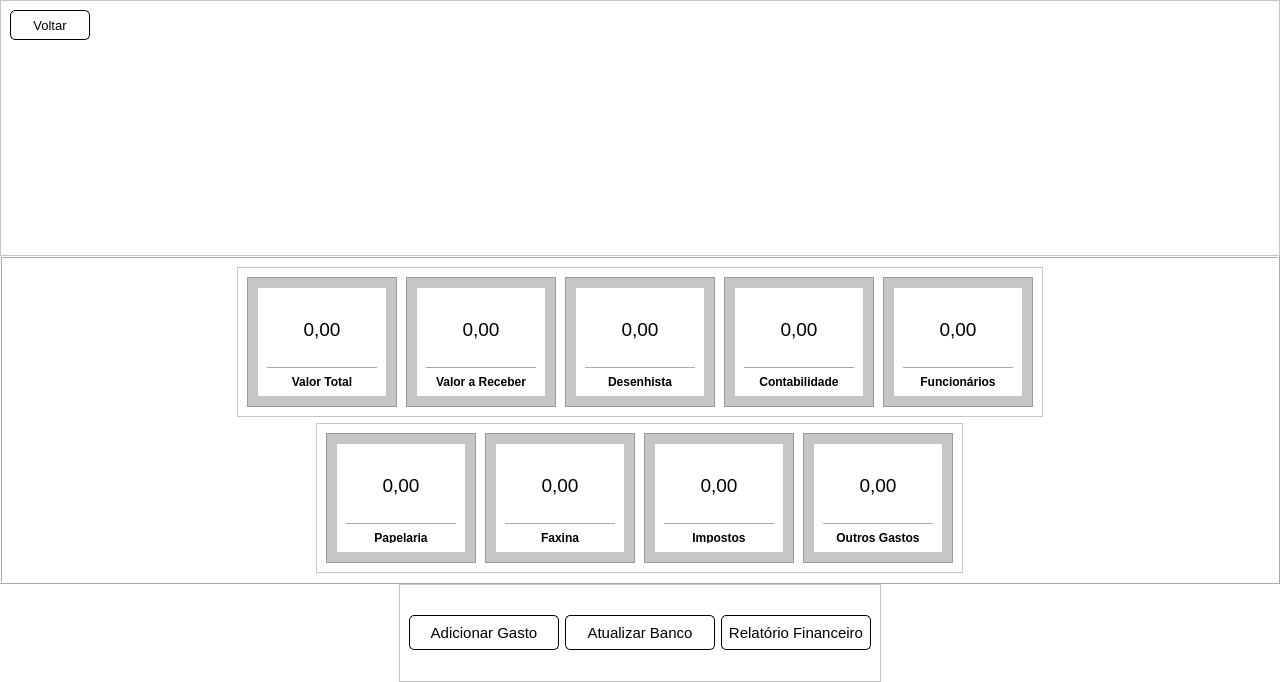
<?xml version="1.0" encoding="UTF-8"?>
<ui version="4.0">
 <class>MainWindow</class>
 <widget class="QMainWindow" name="MainWindow">
  <property name="enabled">
   <bool>true</bool>
  </property>
  <property name="geometry">
   <rect>
    <x>0</x>
    <y>0</y>
    <width>1280</width>
    <height>682</height>
   </rect>
  </property>
  <property name="windowTitle">
   <string>MainWindow</string>
  </property>
  <property name="layoutDirection">
   <enum>Qt::LeftToRight</enum>
  </property>
  <property name="styleSheet">
   <string notr="true">background-color: rgb(255, 255, 255);</string>
  </property>
  <property name="tabShape">
   <enum>QTabWidget::Rounded</enum>
  </property>
  <widget class="QWidget" name="centralwidget">
   <layout class="QVBoxLayout" name="verticalLayout">
    <property name="spacing">
     <number>0</number>
    </property>
    <property name="leftMargin">
     <number>0</number>
    </property>
    <property name="topMargin">
     <number>0</number>
    </property>
    <property name="rightMargin">
     <number>0</number>
    </property>
    <property name="bottomMargin">
     <number>0</number>
    </property>
    <item>
     <widget class="QFrame" name="superior">
      <property name="frameShape">
       <enum>QFrame::StyledPanel</enum>
      </property>
      <property name="frameShadow">
       <enum>QFrame::Raised</enum>
      </property>
      <layout class="QVBoxLayout" name="verticalLayout_2">
       <item>
        <widget class="QPushButton" name="btn_voltar">
         <property name="minimumSize">
          <size>
           <width>80</width>
           <height>30</height>
          </size>
         </property>
         <property name="maximumSize">
          <size>
           <width>80</width>
           <height>30</height>
          </size>
         </property>
         <property name="font">
          <font>
           <pointsize>10</pointsize>
          </font>
         </property>
         <property name="cursor">
          <cursorShape>PointingHandCursor</cursorShape>
         </property>
         <property name="styleSheet">
          <string notr="true">QPushButton {
	background-color: #ffffff;
	border: 1px solid black;
	border-radius: 5px;
}

QPushButton:hover {
	background-color: rgb(223, 223, 223);
	border: 1px solid black;
	border-radius: 5px;
}

QPushButton:pressed {
	background-color: rgb(200, 200, 200);
	border: 1px solid black;
	border-radius: 5px;
}</string>
         </property>
         <property name="text">
          <string>Voltar</string>
         </property>
        </widget>
       </item>
       <item alignment="Qt::AlignHCenter">
        <widget class="QLabel" name="label">
         <property name="minimumSize">
          <size>
           <width>500</width>
           <height>200</height>
          </size>
         </property>
         <property name="maximumSize">
          <size>
           <width>500</width>
           <height>200</height>
          </size>
         </property>
         <property name="text">
          <string/>
         </property>
         <property name="pixmap">
          <pixmap>assets/logo.jpeg</pixmap>
         </property>
         <property name="scaledContents">
          <bool>false</bool>
         </property>
         <property name="alignment">
          <set>Qt::AlignCenter</set>
         </property>
         <property name="wordWrap">
          <bool>false</bool>
         </property>
        </widget>
       </item>
      </layout>
     </widget>
    </item>
    <item>
     <widget class="QFrame" name="dados">
      <property name="frameShape">
       <enum>QFrame::Box</enum>
      </property>
      <property name="frameShadow">
       <enum>QFrame::Raised</enum>
      </property>
      <layout class="QVBoxLayout" name="verticalLayout_4">
       <item alignment="Qt::AlignHCenter">
        <widget class="QFrame" name="frame">
         <property name="maximumSize">
          <size>
           <width>16777215</width>
           <height>150</height>
          </size>
         </property>
         <property name="frameShape">
          <enum>QFrame::StyledPanel</enum>
         </property>
         <property name="frameShadow">
          <enum>QFrame::Raised</enum>
         </property>
         <layout class="QHBoxLayout" name="horizontalLayout">
          <property name="spacing">
           <number>9</number>
          </property>
          <property name="topMargin">
           <number>9</number>
          </property>
          <property name="bottomMargin">
           <number>9</number>
          </property>
          <item>
           <widget class="QFrame" name="frame_2">
            <property name="minimumSize">
             <size>
              <width>150</width>
              <height>0</height>
             </size>
            </property>
            <property name="styleSheet">
             <string notr="true">background-color: rgb(198, 198, 198);</string>
            </property>
            <property name="frameShape">
             <enum>QFrame::StyledPanel</enum>
            </property>
            <property name="frameShadow">
             <enum>QFrame::Raised</enum>
            </property>
            <layout class="QVBoxLayout" name="verticalLayout_6">
             <item>
              <widget class="QFrame" name="frame_5">
               <property name="minimumSize">
                <size>
                 <width>0</width>
                 <height>110</height>
                </size>
               </property>
               <property name="styleSheet">
                <string notr="true">background-color: rgb(255, 255, 255);</string>
               </property>
               <property name="frameShape">
                <enum>QFrame::StyledPanel</enum>
               </property>
               <property name="frameShadow">
                <enum>QFrame::Raised</enum>
               </property>
               <layout class="QVBoxLayout" name="verticalLayout_5">
                <item>
                 <widget class="QLabel" name="valor_total">
                  <property name="font">
                   <font>
                    <pointsize>14</pointsize>
                   </font>
                  </property>
                  <property name="text">
                   <string>0,00</string>
                  </property>
                  <property name="alignment">
                   <set>Qt::AlignCenter</set>
                  </property>
                 </widget>
                </item>
                <item>
                 <widget class="Line" name="line">
                  <property name="orientation">
                   <enum>Qt::Horizontal</enum>
                  </property>
                 </widget>
                </item>
                <item>
                 <widget class="QLabel" name="label_3">
                  <property name="maximumSize">
                   <size>
                    <width>16777215</width>
                    <height>11</height>
                   </size>
                  </property>
                  <property name="font">
                   <font>
                    <family>Arial</family>
                    <pointsize>9</pointsize>
                    <weight>75</weight>
                    <bold>true</bold>
                   </font>
                  </property>
                  <property name="text">
                   <string>Valor Total</string>
                  </property>
                  <property name="alignment">
                   <set>Qt::AlignCenter</set>
                  </property>
                 </widget>
                </item>
               </layout>
              </widget>
             </item>
            </layout>
           </widget>
          </item>
          <item>
           <widget class="QFrame" name="frame_3">
            <property name="minimumSize">
             <size>
              <width>150</width>
              <height>0</height>
             </size>
            </property>
            <property name="styleSheet">
             <string notr="true">background-color: rgb(198, 198, 198);</string>
            </property>
            <property name="frameShape">
             <enum>QFrame::StyledPanel</enum>
            </property>
            <property name="frameShadow">
             <enum>QFrame::Raised</enum>
            </property>
            <layout class="QVBoxLayout" name="verticalLayout_7">
             <item>
              <widget class="QFrame" name="frame_6">
               <property name="minimumSize">
                <size>
                 <width>0</width>
                 <height>110</height>
                </size>
               </property>
               <property name="styleSheet">
                <string notr="true">background-color: rgb(255, 255, 255);</string>
               </property>
               <property name="frameShape">
                <enum>QFrame::StyledPanel</enum>
               </property>
               <property name="frameShadow">
                <enum>QFrame::Raised</enum>
               </property>
               <layout class="QVBoxLayout" name="verticalLayout_8">
                <item>
                 <widget class="QLabel" name="valor_a_receber">
                  <property name="font">
                   <font>
                    <pointsize>14</pointsize>
                   </font>
                  </property>
                  <property name="text">
                   <string>0,00</string>
                  </property>
                  <property name="alignment">
                   <set>Qt::AlignCenter</set>
                  </property>
                 </widget>
                </item>
                <item>
                 <widget class="Line" name="line_2">
                  <property name="orientation">
                   <enum>Qt::Horizontal</enum>
                  </property>
                 </widget>
                </item>
                <item>
                 <widget class="QLabel" name="label_5">
                  <property name="maximumSize">
                   <size>
                    <width>16777215</width>
                    <height>11</height>
                   </size>
                  </property>
                  <property name="font">
                   <font>
                    <family>Arial</family>
                    <pointsize>9</pointsize>
                    <weight>75</weight>
                    <bold>true</bold>
                   </font>
                  </property>
                  <property name="text">
                   <string>Valor a Receber</string>
                  </property>
                  <property name="alignment">
                   <set>Qt::AlignCenter</set>
                  </property>
                 </widget>
                </item>
               </layout>
              </widget>
             </item>
            </layout>
           </widget>
          </item>
          <item>
           <widget class="QFrame" name="frame_4">
            <property name="minimumSize">
             <size>
              <width>150</width>
              <height>0</height>
             </size>
            </property>
            <property name="styleSheet">
             <string notr="true">background-color: rgb(198, 198, 198);</string>
            </property>
            <property name="frameShape">
             <enum>QFrame::StyledPanel</enum>
            </property>
            <property name="frameShadow">
             <enum>QFrame::Raised</enum>
            </property>
            <layout class="QVBoxLayout" name="verticalLayout_9">
             <item>
              <widget class="QFrame" name="frame_7">
               <property name="minimumSize">
                <size>
                 <width>0</width>
                 <height>110</height>
                </size>
               </property>
               <property name="styleSheet">
                <string notr="true">background-color: rgb(255, 255, 255);</string>
               </property>
               <property name="frameShape">
                <enum>QFrame::StyledPanel</enum>
               </property>
               <property name="frameShadow">
                <enum>QFrame::Raised</enum>
               </property>
               <layout class="QVBoxLayout" name="verticalLayout_10">
                <item>
                 <widget class="QLabel" name="valor_desenhista">
                  <property name="font">
                   <font>
                    <pointsize>14</pointsize>
                   </font>
                  </property>
                  <property name="text">
                   <string>0,00</string>
                  </property>
                  <property name="alignment">
                   <set>Qt::AlignCenter</set>
                  </property>
                 </widget>
                </item>
                <item>
                 <widget class="Line" name="line_3">
                  <property name="orientation">
                   <enum>Qt::Horizontal</enum>
                  </property>
                 </widget>
                </item>
                <item>
                 <widget class="QLabel" name="label_7">
                  <property name="maximumSize">
                   <size>
                    <width>16777215</width>
                    <height>11</height>
                   </size>
                  </property>
                  <property name="font">
                   <font>
                    <family>Arial</family>
                    <pointsize>9</pointsize>
                    <weight>75</weight>
                    <bold>true</bold>
                   </font>
                  </property>
                  <property name="text">
                   <string>Desenhista</string>
                  </property>
                  <property name="alignment">
                   <set>Qt::AlignCenter</set>
                  </property>
                 </widget>
                </item>
               </layout>
              </widget>
             </item>
            </layout>
           </widget>
          </item>
          <item>
           <widget class="QFrame" name="frame_8">
            <property name="minimumSize">
             <size>
              <width>150</width>
              <height>0</height>
             </size>
            </property>
            <property name="styleSheet">
             <string notr="true">background-color: rgb(198, 198, 198);</string>
            </property>
            <property name="frameShape">
             <enum>QFrame::StyledPanel</enum>
            </property>
            <property name="frameShadow">
             <enum>QFrame::Raised</enum>
            </property>
            <layout class="QVBoxLayout" name="verticalLayout_11">
             <item>
              <widget class="QFrame" name="frame_9">
               <property name="minimumSize">
                <size>
                 <width>0</width>
                 <height>110</height>
                </size>
               </property>
               <property name="styleSheet">
                <string notr="true">background-color: rgb(255, 255, 255);</string>
               </property>
               <property name="frameShape">
                <enum>QFrame::StyledPanel</enum>
               </property>
               <property name="frameShadow">
                <enum>QFrame::Raised</enum>
               </property>
               <layout class="QVBoxLayout" name="verticalLayout_12">
                <item>
                 <widget class="QLabel" name="valor_contabilidade">
                  <property name="font">
                   <font>
                    <pointsize>14</pointsize>
                   </font>
                  </property>
                  <property name="text">
                   <string>0,00</string>
                  </property>
                  <property name="alignment">
                   <set>Qt::AlignCenter</set>
                  </property>
                 </widget>
                </item>
                <item>
                 <widget class="Line" name="line_4">
                  <property name="orientation">
                   <enum>Qt::Horizontal</enum>
                  </property>
                 </widget>
                </item>
                <item>
                 <widget class="QLabel" name="label_9">
                  <property name="maximumSize">
                   <size>
                    <width>16777215</width>
                    <height>11</height>
                   </size>
                  </property>
                  <property name="font">
                   <font>
                    <family>Arial</family>
                    <pointsize>9</pointsize>
                    <weight>75</weight>
                    <bold>true</bold>
                   </font>
                  </property>
                  <property name="text">
                   <string>Contabilidade</string>
                  </property>
                  <property name="alignment">
                   <set>Qt::AlignCenter</set>
                  </property>
                 </widget>
                </item>
               </layout>
              </widget>
             </item>
            </layout>
           </widget>
          </item>
          <item>
           <widget class="QFrame" name="frame_10">
            <property name="minimumSize">
             <size>
              <width>150</width>
              <height>0</height>
             </size>
            </property>
            <property name="styleSheet">
             <string notr="true">background-color: rgb(198, 198, 198);</string>
            </property>
            <property name="frameShape">
             <enum>QFrame::StyledPanel</enum>
            </property>
            <property name="frameShadow">
             <enum>QFrame::Raised</enum>
            </property>
            <layout class="QVBoxLayout" name="verticalLayout_13">
             <item>
              <widget class="QFrame" name="frame_11">
               <property name="minimumSize">
                <size>
                 <width>105</width>
                 <height>110</height>
                </size>
               </property>
               <property name="styleSheet">
                <string notr="true">background-color: rgb(255, 255, 255);</string>
               </property>
               <property name="frameShape">
                <enum>QFrame::StyledPanel</enum>
               </property>
               <property name="frameShadow">
                <enum>QFrame::Raised</enum>
               </property>
               <layout class="QVBoxLayout" name="verticalLayout_14">
                <item>
                 <widget class="QLabel" name="valor_funcionarios">
                  <property name="font">
                   <font>
                    <pointsize>14</pointsize>
                   </font>
                  </property>
                  <property name="text">
                   <string>0,00</string>
                  </property>
                  <property name="alignment">
                   <set>Qt::AlignCenter</set>
                  </property>
                 </widget>
                </item>
                <item>
                 <widget class="Line" name="line_5">
                  <property name="orientation">
                   <enum>Qt::Horizontal</enum>
                  </property>
                 </widget>
                </item>
                <item>
                 <widget class="QLabel" name="label_11">
                  <property name="maximumSize">
                   <size>
                    <width>16777215</width>
                    <height>11</height>
                   </size>
                  </property>
                  <property name="font">
                   <font>
                    <family>Arial</family>
                    <pointsize>9</pointsize>
                    <weight>75</weight>
                    <bold>true</bold>
                   </font>
                  </property>
                  <property name="text">
                   <string>Funcionários</string>
                  </property>
                  <property name="alignment">
                   <set>Qt::AlignCenter</set>
                  </property>
                 </widget>
                </item>
               </layout>
              </widget>
             </item>
            </layout>
           </widget>
          </item>
         </layout>
        </widget>
       </item>
       <item alignment="Qt::AlignHCenter">
        <widget class="QFrame" name="frame_12">
         <property name="minimumSize">
          <size>
           <width>0</width>
           <height>0</height>
          </size>
         </property>
         <property name="maximumSize">
          <size>
           <width>900</width>
           <height>150</height>
          </size>
         </property>
         <property name="frameShape">
          <enum>QFrame::StyledPanel</enum>
         </property>
         <property name="frameShadow">
          <enum>QFrame::Raised</enum>
         </property>
         <layout class="QHBoxLayout" name="horizontalLayout_2">
          <property name="spacing">
           <number>9</number>
          </property>
          <property name="leftMargin">
           <number>9</number>
          </property>
          <property name="topMargin">
           <number>9</number>
          </property>
          <property name="bottomMargin">
           <number>9</number>
          </property>
          <item>
           <widget class="QFrame" name="frame_15">
            <property name="minimumSize">
             <size>
              <width>150</width>
              <height>0</height>
             </size>
            </property>
            <property name="styleSheet">
             <string notr="true">background-color: rgb(198, 198, 198);</string>
            </property>
            <property name="frameShape">
             <enum>QFrame::StyledPanel</enum>
            </property>
            <property name="frameShadow">
             <enum>QFrame::Raised</enum>
            </property>
            <layout class="QVBoxLayout" name="verticalLayout_17">
             <item>
              <widget class="QFrame" name="frame_16">
               <property name="minimumSize">
                <size>
                 <width>0</width>
                 <height>110</height>
                </size>
               </property>
               <property name="styleSheet">
                <string notr="true">background-color: rgb(255, 255, 255);</string>
               </property>
               <property name="frameShape">
                <enum>QFrame::StyledPanel</enum>
               </property>
               <property name="frameShadow">
                <enum>QFrame::Raised</enum>
               </property>
               <layout class="QVBoxLayout" name="verticalLayout_18">
                <item>
                 <widget class="QLabel" name="valor_papelaria">
                  <property name="font">
                   <font>
                    <pointsize>14</pointsize>
                   </font>
                  </property>
                  <property name="text">
                   <string>0,00</string>
                  </property>
                  <property name="alignment">
                   <set>Qt::AlignCenter</set>
                  </property>
                 </widget>
                </item>
                <item>
                 <widget class="Line" name="line_7">
                  <property name="orientation">
                   <enum>Qt::Horizontal</enum>
                  </property>
                 </widget>
                </item>
                <item>
                 <widget class="QLabel" name="label_15">
                  <property name="maximumSize">
                   <size>
                    <width>16777215</width>
                    <height>11</height>
                   </size>
                  </property>
                  <property name="font">
                   <font>
                    <family>Arial</family>
                    <pointsize>9</pointsize>
                    <weight>75</weight>
                    <bold>true</bold>
                   </font>
                  </property>
                  <property name="text">
                   <string>Papelaria</string>
                  </property>
                  <property name="alignment">
                   <set>Qt::AlignCenter</set>
                  </property>
                 </widget>
                </item>
               </layout>
              </widget>
             </item>
            </layout>
           </widget>
          </item>
          <item>
           <widget class="QFrame" name="frame_17">
            <property name="minimumSize">
             <size>
              <width>150</width>
              <height>0</height>
             </size>
            </property>
            <property name="styleSheet">
             <string notr="true">background-color: rgb(198, 198, 198);</string>
            </property>
            <property name="frameShape">
             <enum>QFrame::StyledPanel</enum>
            </property>
            <property name="frameShadow">
             <enum>QFrame::Raised</enum>
            </property>
            <layout class="QVBoxLayout" name="verticalLayout_19">
             <item>
              <widget class="QFrame" name="frame_18">
               <property name="minimumSize">
                <size>
                 <width>0</width>
                 <height>110</height>
                </size>
               </property>
               <property name="styleSheet">
                <string notr="true">background-color: rgb(255, 255, 255);</string>
               </property>
               <property name="frameShape">
                <enum>QFrame::StyledPanel</enum>
               </property>
               <property name="frameShadow">
                <enum>QFrame::Raised</enum>
               </property>
               <layout class="QVBoxLayout" name="verticalLayout_20">
                <item>
                 <widget class="QLabel" name="valor_faxina">
                  <property name="font">
                   <font>
                    <pointsize>14</pointsize>
                   </font>
                  </property>
                  <property name="text">
                   <string>0,00</string>
                  </property>
                  <property name="alignment">
                   <set>Qt::AlignCenter</set>
                  </property>
                 </widget>
                </item>
                <item>
                 <widget class="Line" name="line_8">
                  <property name="orientation">
                   <enum>Qt::Horizontal</enum>
                  </property>
                 </widget>
                </item>
                <item>
                 <widget class="QLabel" name="label_17">
                  <property name="maximumSize">
                   <size>
                    <width>16777215</width>
                    <height>11</height>
                   </size>
                  </property>
                  <property name="font">
                   <font>
                    <family>Arial</family>
                    <pointsize>9</pointsize>
                    <weight>75</weight>
                    <bold>true</bold>
                   </font>
                  </property>
                  <property name="text">
                   <string>Faxina</string>
                  </property>
                  <property name="alignment">
                   <set>Qt::AlignCenter</set>
                  </property>
                 </widget>
                </item>
               </layout>
              </widget>
             </item>
            </layout>
           </widget>
          </item>
          <item>
           <widget class="QFrame" name="frame_19">
            <property name="minimumSize">
             <size>
              <width>150</width>
              <height>0</height>
             </size>
            </property>
            <property name="styleSheet">
             <string notr="true">background-color: rgb(198, 198, 198);</string>
            </property>
            <property name="frameShape">
             <enum>QFrame::StyledPanel</enum>
            </property>
            <property name="frameShadow">
             <enum>QFrame::Raised</enum>
            </property>
            <layout class="QVBoxLayout" name="verticalLayout_21">
             <item>
              <widget class="QFrame" name="frame_20">
               <property name="minimumSize">
                <size>
                 <width>0</width>
                 <height>110</height>
                </size>
               </property>
               <property name="styleSheet">
                <string notr="true">background-color: rgb(255, 255, 255);</string>
               </property>
               <property name="frameShape">
                <enum>QFrame::StyledPanel</enum>
               </property>
               <property name="frameShadow">
                <enum>QFrame::Raised</enum>
               </property>
               <layout class="QVBoxLayout" name="verticalLayout_22">
                <item>
                 <widget class="QLabel" name="valor_impostos">
                  <property name="font">
                   <font>
                    <pointsize>14</pointsize>
                   </font>
                  </property>
                  <property name="text">
                   <string>0,00</string>
                  </property>
                  <property name="alignment">
                   <set>Qt::AlignCenter</set>
                  </property>
                 </widget>
                </item>
                <item>
                 <widget class="Line" name="line_9">
                  <property name="orientation">
                   <enum>Qt::Horizontal</enum>
                  </property>
                 </widget>
                </item>
                <item>
                 <widget class="QLabel" name="label_19">
                  <property name="maximumSize">
                   <size>
                    <width>16777215</width>
                    <height>11</height>
                   </size>
                  </property>
                  <property name="font">
                   <font>
                    <family>Arial</family>
                    <pointsize>9</pointsize>
                    <weight>75</weight>
                    <bold>true</bold>
                   </font>
                  </property>
                  <property name="text">
                   <string>Impostos</string>
                  </property>
                  <property name="alignment">
                   <set>Qt::AlignCenter</set>
                  </property>
                 </widget>
                </item>
               </layout>
              </widget>
             </item>
            </layout>
           </widget>
          </item>
          <item>
           <widget class="QFrame" name="frame_21">
            <property name="minimumSize">
             <size>
              <width>150</width>
              <height>0</height>
             </size>
            </property>
            <property name="styleSheet">
             <string notr="true">background-color: rgb(198, 198, 198);</string>
            </property>
            <property name="frameShape">
             <enum>QFrame::StyledPanel</enum>
            </property>
            <property name="frameShadow">
             <enum>QFrame::Raised</enum>
            </property>
            <layout class="QVBoxLayout" name="verticalLayout_23">
             <item>
              <widget class="QFrame" name="frame_22">
               <property name="minimumSize">
                <size>
                 <width>0</width>
                 <height>110</height>
                </size>
               </property>
               <property name="styleSheet">
                <string notr="true">background-color: rgb(255, 255, 255);</string>
               </property>
               <property name="frameShape">
                <enum>QFrame::StyledPanel</enum>
               </property>
               <property name="frameShadow">
                <enum>QFrame::Raised</enum>
               </property>
               <layout class="QVBoxLayout" name="verticalLayout_24">
                <item>
                 <widget class="QLabel" name="valor_outros">
                  <property name="font">
                   <font>
                    <pointsize>14</pointsize>
                   </font>
                  </property>
                  <property name="text">
                   <string>0,00</string>
                  </property>
                  <property name="alignment">
                   <set>Qt::AlignCenter</set>
                  </property>
                 </widget>
                </item>
                <item>
                 <widget class="Line" name="line_10">
                  <property name="orientation">
                   <enum>Qt::Horizontal</enum>
                  </property>
                 </widget>
                </item>
                <item>
                 <widget class="QLabel" name="label_21">
                  <property name="maximumSize">
                   <size>
                    <width>16777215</width>
                    <height>11</height>
                   </size>
                  </property>
                  <property name="font">
                   <font>
                    <family>Arial</family>
                    <pointsize>9</pointsize>
                    <weight>75</weight>
                    <bold>true</bold>
                   </font>
                  </property>
                  <property name="text">
                   <string>Outros Gastos</string>
                  </property>
                  <property name="alignment">
                   <set>Qt::AlignCenter</set>
                  </property>
                 </widget>
                </item>
               </layout>
              </widget>
             </item>
            </layout>
           </widget>
          </item>
         </layout>
        </widget>
       </item>
      </layout>
     </widget>
    </item>
    <item alignment="Qt::AlignHCenter">
     <widget class="QFrame" name="inferior">
      <property name="maximumSize">
       <size>
        <width>600</width>
        <height>16777215</height>
       </size>
      </property>
      <property name="frameShape">
       <enum>QFrame::StyledPanel</enum>
      </property>
      <property name="frameShadow">
       <enum>QFrame::Raised</enum>
      </property>
      <layout class="QHBoxLayout" name="horizontalLayout_3">
       <item>
        <widget class="QPushButton" name="btn_adicionar_gasto">
         <property name="minimumSize">
          <size>
           <width>150</width>
           <height>35</height>
          </size>
         </property>
         <property name="maximumSize">
          <size>
           <width>150</width>
           <height>35</height>
          </size>
         </property>
         <property name="font">
          <font>
           <pointsize>11</pointsize>
          </font>
         </property>
         <property name="cursor">
          <cursorShape>PointingHandCursor</cursorShape>
         </property>
         <property name="styleSheet">
          <string notr="true">QPushButton {
	background-color: #ffffff;
	border: 1px solid black;
	border-radius: 5px;
}

QPushButton:hover {
	background-color: rgb(223, 223, 223);
	border: 1px solid black;
	border-radius: 5px;
}

QPushButton:pressed {
	background-color: rgb(200, 200, 200);
	border: 1px solid black;
	border-radius: 5px;
}</string>
         </property>
         <property name="text">
          <string>Adicionar Gasto</string>
         </property>
        </widget>
       </item>
       <item alignment="Qt::AlignLeft|Qt::AlignVCenter">
        <widget class="QPushButton" name="btn_reload">
         <property name="minimumSize">
          <size>
           <width>150</width>
           <height>35</height>
          </size>
         </property>
         <property name="maximumSize">
          <size>
           <width>150</width>
           <height>35</height>
          </size>
         </property>
         <property name="font">
          <font>
           <pointsize>11</pointsize>
           <weight>50</weight>
           <bold>false</bold>
          </font>
         </property>
         <property name="cursor">
          <cursorShape>PointingHandCursor</cursorShape>
         </property>
         <property name="styleSheet">
          <string notr="true">QPushButton {
	background-color: #ffffff;
	border: 1px solid black;
	border-radius: 5px;
}

QPushButton:hover {
	background-color: rgb(223, 223, 223);
	border: 1px solid black;
	border-radius: 5px;
}

QPushButton:pressed {
	background-color: rgb(200, 200, 200);
	border: 1px solid black;
	border-radius: 5px;
}</string>
         </property>
         <property name="text">
          <string>Atualizar Banco</string>
         </property>
        </widget>
       </item>
       <item>
        <widget class="QPushButton" name="btn_relatorio">
         <property name="minimumSize">
          <size>
           <width>150</width>
           <height>35</height>
          </size>
         </property>
         <property name="maximumSize">
          <size>
           <width>150</width>
           <height>35</height>
          </size>
         </property>
         <property name="font">
          <font>
           <pointsize>11</pointsize>
          </font>
         </property>
         <property name="cursor">
          <cursorShape>PointingHandCursor</cursorShape>
         </property>
         <property name="styleSheet">
          <string notr="true">QPushButton {
	background-color: #ffffff;
	border: 1px solid black;
	border-radius: 5px;
}

QPushButton:hover {
	background-color: rgb(223, 223, 223);
	border: 1px solid black;
	border-radius: 5px;
}

QPushButton:pressed {
	background-color: rgb(200, 200, 200);
	border: 1px solid black;
	border-radius: 5px;
}</string>
         </property>
         <property name="text">
          <string>Relatório Financeiro</string>
         </property>
        </widget>
       </item>
      </layout>
     </widget>
    </item>
   </layout>
  </widget>
 </widget>
 <resources>
  <include location="src.qrc"/>
 </resources>
 <connections/>
</ui>
